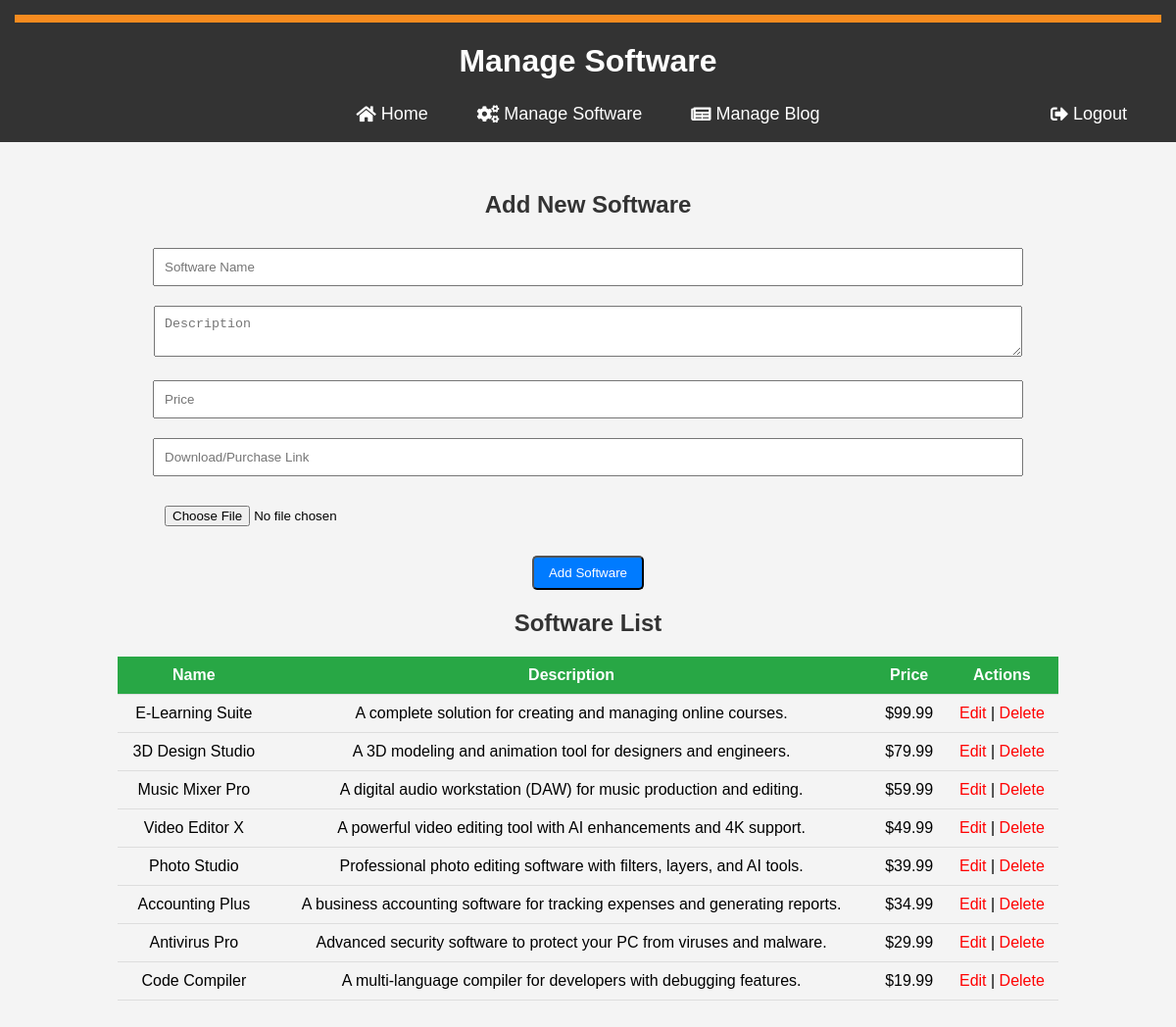
Screenshot of /admin/manage_software.php (signed in) with the database file from the repository.
### tables this page shows
CREATE TABLE `software_products` (
  `id` int(11) NOT NULL,
  `name` varchar(255) NOT NULL,
  `description` text NOT NULL,
  `price` decimal(10,2) NOT NULL,
  `file` varchar(255) DEFAULT NULL,
  `created_at` timestamp NOT NULL DEFAULT current_timestamp(),
  `image` varchar(255) NOT NULL
);

### admin/manage_software.php (the view, shortened to what this page needs)
<?php
$host = "localhost";
$user = "root";
$pass = "";
$dbname = "aroosa_janashakti";
$conn = new mysqli($host, $user, $pass, $dbname);
$sql = "SELECT * FROM software_products ORDER BY price DESC";
$result = $conn->query($sql);
?>
<!DOCTYPE html>
<html lang="en">
<head>
    <link rel="stylesheet" href="../css/style.css">
    <link href="https://cdnjs.cloudflare.com/ajax/libs/font-awesome/5.15.4/css/all.min.css" rel="stylesheet">
</head>
<body>
<header>
    <div style="width: 100%; height: 1vh; background-color: #F68B1F;"></div>
    <h1>Manage Software</h1>
    <nav>
        <a href="admin_dashboard.php"><i class="fas fa-home"></i> Home</a>
        <a href="manage_software.php" ><i class="fas fa-cogs"></i> Manage Software</a>
        <a href="manage_blog.php"><i class="fas fa-newspaper"></i> Manage Blog</a>
        <a href="admin_logout.php" class="logout"><i class="fas fa-sign-out-alt"></i> Logout</a>
    </nav>
</header>
<div class="admin-container">
    <h2>Add New Software</h2>
    <form action="add_software.php" method="POST" enctype="multipart/form-data">
        <input type="text" name="name" placeholder="Software Name" required>
        <textarea name="description" placeholder="Description" required></textarea>
        <input type="number" step="0.01" name="price" placeholder="Price" required>
        <input type="text" name="file_link" placeholder="Download/Purchase Link" required>
        <input type="file" name="image" required> <br>
        <button type="submit" class="buy-btn">Add Software</button>
    </form>
    <h2>Software List</h2>
    <table>
        <tr>
            <th>Name</th>
            <th>Description</th>
            <th>Price</th>
            <th>Actions</th>
        </tr>
        <?php while ($row = $result->fetch_assoc()): ?>
        <tr>
            <td><?php echo htmlspecialchars($row['name']); ?></td>
            <td><?php echo htmlspecialchars($row['description']); ?></td>
            <td>$<?php echo htmlspecialchars($row['price']); ?></td>
            <td>
                <a href="edit_software.php?id=<?php echo $row['id']; ?>">Edit</a> |
                <a href="manage_software.php?delete=<?php echo $row['id']; ?>" onclick="return confirm('Are you sure?');">Delete</a>
            </td>
        </tr>
        <?php endwhile; ?>
    </table>
</div>
</body>
</html>

### css/style.css (style rules this page uses)
body { font-family: Arial, sans-serif; margin: 0; padding: 0; background-color: #f4f4f4; }
header { background: #333; color: white; padding: 15px; text-align: center; }
nav a { color: white; margin: 0 15px; text-decoration: none; }
h2 { text-align: center; color: #333; }
.buy-btn, .read-more { display: inline-block; padding: 8px 15px; margin-top: 10px; background: #007bff; color: white; text-decoration: none; border-radius: 5px; }
.admin-container { text-align: center; margin-top: 50px; }
.admin-container { width: 80%; margin: 50px auto; text-align: center; }
form input, form textarea { width: 90%; padding: 10px; margin: 10px 0; }
table { width: 100%; border-collapse: collapse; }
th, td { padding: 10px; border-bottom: 1px solid #ddd; }
th { background: #007bff; color: white; }
a { color: red; text-decoration: none; }
th { background: #28a745; color: white; }
nav { display: flex; justify-content: center; gap: 20px; margin-top: 10px; }

### admin/manage_software.php (style rules this page uses)
nav { background: #333; padding: 3px 6px; display: flex; justify-content: center; align-items: center; position: relative; }
nav a { color: white; text-decoration: none; font-size: 18px; display: inline-flex; align-items: center; gap: 5px; }
.logout { position: absolute; right: 20px; }

### rows the page displays
software_products: name "E-Learning Suite", description "A complete solution for creating and managing online courses.", price "99.99"
software_products: name "3D Design Studio", description "A 3D modeling and animation tool for designers and engineers.", price "79.99"
software_products: name "Music Mixer Pro", description "A digital audio workstation (DAW) for music production and editing.", price "59.99"
software_products: name "Video Editor X", description "A powerful video editing tool with AI enhancements and 4K support.", price "49.99"
software_products: name "Photo Studio", description "Professional photo editing software with filters, layers, and AI tools.", price "39.99"
software_products: name "Accounting Plus", description "A business accounting software for tracking expenses and generating reports.", price "34.99"
software_products: name "Antivirus Pro", description "Advanced security software to protect your PC from viruses and malware.", price "29.99"
software_products: name "Code Compiler", description "A multi-language compiler for developers with debugging features.", price "19.99"
